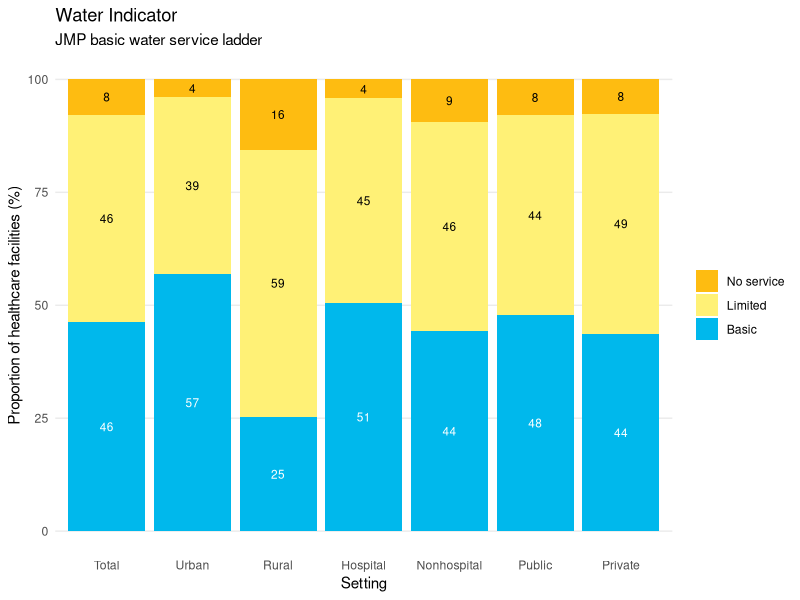
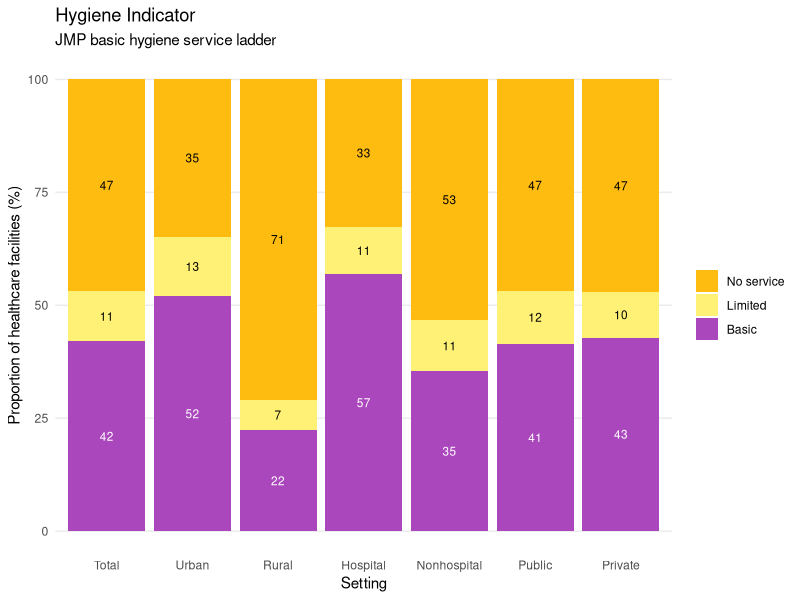

Here is the R script that generated these plots, in order:
## ---- chunk 1

#| label: load-packages
#| warning: false

# import libraries 
library(readr)
library(tidyverse)
library(dplyr)
library(ggthemes)
library(ggplot2)
library(knitr)

# reading file
data <- read_csv(here::here("data/processed/WinHCFs_microdata.csv"))
#glimpse(data)

## ---- chunk 2

total_sample <- data |>
  count()

total_urban <- data |>
  filter(`urban/rural` == "Urban") |>
  count()

total_rural <- data |>
  filter(`urban/rural` == "Rural") |>
  count()

total_hospital <- data |>
  filter(`hospital/non-hospital` == "Hospital") |>
  count()

total_nonhospital <- data |>
  filter(`hospital/non-hospital` == "Non-Hospital") |>
  count()

total_public <- data |>
  filter(`public/private` == "Public") |>
  count()

total_private <- data |>
  filter(`public/private` == "Private") |>
  count()

## ---- chunk 3

# calculating improved water source
GW1 <- data |>
  select(GW1, `urban/rural`, `hospital/non-hospital`, `public/private`)

total_gw1 <- GW1 |>
  count(GW1) |>
  mutate(Total = (n / sum(n))*100) |>
  select(GW1, Total)

urban_gw1 <- GW1 |>
  filter(`urban/rural`== "Urban") |>
  count(GW1) |>
  mutate(Urban = (n / sum(n))*100)|>
  select(GW1, Urban)

rural_gw1 <- GW1 |>
  filter(`urban/rural`== "Rural") |>
  count(GW1) |>
  mutate(Rural = (n / sum(n))*100)|>
  select(GW1, Rural)

hospital_gw1 <- GW1 |>
  filter(`hospital/non-hospital` == "Hospital") |>
  count(GW1) |>
  mutate(Hospital = (n / sum(n))*100)|>
  select(GW1, Hospital)

nonhospital_gw1 <- GW1 |>
  filter(`hospital/non-hospital` == "Non-Hospital") |>
  count(GW1) |>
  mutate(Nonhospital = (n / sum(n))*100)|>
  select(GW1, Nonhospital)

public_gw1 <- GW1 |>
  filter(`public/private` == "Public") |>
  count(GW1) |>
  mutate(Public = (n / sum(n))*100)|>
  select(GW1, Public)

private_gw1 <- GW1 |>
  filter(`public/private` == "Private") |>
  count(GW1) |>
  mutate(Private = (n / sum(n))*100)|>
  select(GW1, Private)

# joining and replace NA with zero 
water_source <- total_gw1 |>
  left_join(urban_gw1) |>
  left_join(rural_gw1) |>
  left_join(hospital_gw1) |>
  left_join(nonhospital_gw1) |>
  left_join(public_gw1) |>
  left_join(private_gw1)

# replacing NA with zero
water_source <- water_source |>
  replace(is.na(water_source), 0)

# calculate improved
improved_water_source <- water_source |>
  filter(GW1 == "Piped Supply Outside the building" |
         GW1 == "Piped Supply inside the building" |
         GW1 == "Protected dug well" |
         GW1 == "Tanker truck" |
         GW1 == "Rainwater"    |
         GW1 == "Tube well/Borehole"
        ) |>
  summarise_at(vars(Total, Urban, Rural, Hospital, Nonhospital, Public, Private), sum)|>
  mutate(Indicator = "Improved water source") |>
  relocate(Indicator, .before = Total)

# calculate no service
no_service_water <- water_source |>
  filter(GW1 == "Don't Know" |
         GW1 == "No water source or patients bring water from home" |
         GW1 == "Other" |
         GW1 == "Unprotected dug well"
        ) |>
  summarise_at(vars(Total, Urban, Rural, Hospital, Nonhospital, Public, Private), sum) |>
  mutate(Indicator = "No service") |>
  relocate(Indicator, .before = Total)

## ---- chunk 4

# calculate on premises
GW2 <- data |>
  select(GW2, `urban/rural`, `hospital/non-hospital`, `public/private`)

total_gw2 <- GW2 |>
  count(GW2) |>
  mutate(Total = (n / sum(n))*100) |>
  select(GW2, Total) |>
  filter(GW2 == "On premises")

urban_gw2 <- GW2 |>
  filter(`urban/rural`== "Urban") |>
  count(GW2) |>
  mutate(Urban = (n / sum(n))*100)|>
  select(GW2, Urban) |>
  filter(GW2 == "On premises")

rural_gw2 <- GW2 |>
  filter(`urban/rural`== "Rural") |>
  count(GW2) |>
  mutate(Rural = (n / sum(n))*100)|>
  select(GW2, Rural)|>
  filter(GW2 == "On premises")

hospital_gw2 <- GW2 |>
  filter(`hospital/non-hospital` == "Hospital") |>
  count(GW2) |>
  mutate(Hospital = (n / sum(n))*100)|>
  select(GW2, Hospital)|>
  filter(GW2 == "On premises")

nonhospital_gw2 <- GW2 |>
  filter(`hospital/non-hospital` == "Non-Hospital") |>
  count(GW2) |>
  mutate(Nonhospital = (n / sum(n))*100)|>
  select(GW2, Nonhospital)|>
  filter(GW2 == "On premises")

public_gw2 <- GW2 |>
  filter(`public/private` == "Public") |>
  count(GW2) |>
  mutate(Public = (n / sum(n))*100)|>
  select(GW2, Public)|>
  filter(GW2 == "On premises")

private_gw2 <- GW2 |>
  filter(`public/private` == "Private") |>
  count(GW2) |>
  mutate(Private = (n / sum(n))*100)|>
  select(GW2, Private)|>
  filter(GW2 == "On premises")

# joining
on_premises <- total_gw2 |>
  left_join(urban_gw2) |>
  left_join(rural_gw2) |>
  left_join(hospital_gw2) |>
  left_join(nonhospital_gw2) |>
  left_join(public_gw2) |>
  left_join(private_gw2) |>
  rename(Indicator = GW2)

## ---- chunk 5

# calculate availability
GW3 <- data |>
  select(GW3, `urban/rural`, `hospital/non-hospital`, `public/private`)

total_gw3 <- GW3 |>
  count(GW3) |>
  mutate(Total = (n / sum(n))*100) |>
  select(GW3, Total) |>
  filter(GW3 == "Yes")

urban_gw3 <- GW3 |>
  filter(`urban/rural`== "Urban") |>
  count(GW3) |>
  mutate(Urban = (n / sum(n))*100)|>
  select(GW3, Urban) |>
  filter(GW3 == "Yes")

rural_gw3 <- GW3 |>
  filter(`urban/rural`== "Rural") |>
  count(GW3) |>
  mutate(Rural = (n / sum(n))*100)|>
  select(GW3, Rural)|>
  filter(GW3 == "Yes")

hospital_gw3 <- GW3 |>
  filter(`hospital/non-hospital` == "Hospital") |>
  count(GW3) |>
  mutate(Hospital = (n / sum(n))*100)|>
  select(GW3, Hospital)|>
  filter(GW3 == "Yes")

nonhospital_gw3 <- GW3 |>
  filter(`hospital/non-hospital` == "Non-Hospital") |>
  count(GW3) |>
  mutate(Nonhospital = (n / sum(n))*100)|>
  select(GW3, Nonhospital)|>
  filter(GW3 == "Yes")

public_gw3 <- GW3 |>
  filter(`public/private` == "Public") |>
  count(GW3) |>
  mutate(Public = (n / sum(n))*100)|>
  select(GW3, Public)|>
  filter(GW3 == "Yes")

private_gw3 <- GW3 |>
  filter(`public/private` == "Private") |>
  count(GW3) |>
  mutate(Private = (n / sum(n))*100)|>
  select(GW3, Private)|>
  filter(GW3 == "Yes")

# joining
available <- total_gw3 |>
  left_join(urban_gw3) |>
  left_join(rural_gw3) |>
  left_join(hospital_gw3) |>
  left_join(nonhospital_gw3) |>
  left_join(public_gw3) |>
  left_join(private_gw3) |>
  mutate(Indicator = "Available",
         GW3= NULL) |>
  relocate(Indicator, .before = Total)

## ---- chunk 6

# calculating improved and available
GW13 <- data |>
  select(GW1, GW3, `urban/rural`, `hospital/non-hospital`, `public/private`)

total_gw13 <- GW13 |>
  filter(GW3 == "Yes") |>
  filter(GW1 == "Piped Supply Outside the building" |
         GW1 == "Piped Supply inside the building" |
         GW1 == "Protected dug well" |
         GW1 == "Tanker truck" |
         GW1 == "Rainwater"    |
         GW1 == "Tube well/Borehole") |>
  count(GW3) |>
  mutate(Total = (n / total_sample)*100) |>
  select(GW3, Total)

urban_gw13 <- GW13 |>
  filter(`urban/rural`== "Urban") |>
  filter(GW3 == "Yes") |>
  filter(GW1 == "Piped Supply Outside the building" |
         GW1 == "Piped Supply inside the building" |
         GW1 == "Protected dug well" |
         GW1 == "Tanker truck" |
         GW1 == "Rainwater"    |
         GW1 == "Tube well/Borehole") |>
  count(GW3) |>
  mutate(Urban = (n / total_urban)*100) |>
  select(GW3, Urban)

rural_gw13 <- GW13 |>
  filter(`urban/rural`== "Rural") |>
  filter(GW3 == "Yes") |>
  filter(GW1 == "Piped Supply Outside the building" |
         GW1 == "Piped Supply inside the building" |
         GW1 == "Protected dug well" |
         GW1 == "Tanker truck" |
         GW1 == "Rainwater"    |
         GW1 == "Tube well/Borehole") |>
  count(GW3) |>
  mutate(Rural = (n / total_rural)*100) |>
  select(GW3, Rural)


hospital_gw13 <- GW13 |>
  filter(`hospital/non-hospital`== "Hospital") |>
  filter(GW3 == "Yes") |>
  filter(GW1 == "Piped Supply Outside the building" |
         GW1 == "Piped Supply inside the building" |
         GW1 == "Protected dug well" |
         GW1 == "Tanker truck" |
         GW1 == "Rainwater"    |
         GW1 == "Tube well/Borehole") |>
  count(GW3) |>
  mutate(Hospital = (n / total_hospital)*100) |>
  select(GW3, Hospital)

nonhospital_gw13 <- GW13 |>
  filter(`hospital/non-hospital`== "Non-Hospital") |>
  filter(GW3 == "Yes") |>
  filter(GW1 == "Piped Supply Outside the building" |
         GW1 == "Piped Supply inside the building" |
         GW1 == "Protected dug well" |
         GW1 == "Tanker truck" |
         GW1 == "Rainwater"    |
         GW1 == "Tube well/Borehole") |>
  count(GW3) |>
  mutate(Nonhospital = (n / total_nonhospital)*100) |>
  select(GW3, Nonhospital)

public_gw13 <- GW13 |>
  filter(`public/private`== "Public") |>
  filter(GW3 == "Yes") |>
  filter(GW1 == "Piped Supply Outside the building" |
         GW1 == "Piped Supply inside the building" |
         GW1 == "Protected dug well" |
         GW1 == "Tanker truck" |
         GW1 == "Rainwater"    |
         GW1 == "Tube well/Borehole") |>
  count(GW3) |>
  mutate(Public = (n / total_public)*100) |>
  select(GW3, Public)

private_gw13 <- GW13 |>
  filter(`public/private`== "Private") |>
  filter(GW3 == "Yes") |>
  filter(GW1 == "Piped Supply Outside the building" |
         GW1 == "Piped Supply inside the building" |
         GW1 == "Protected dug well" |
         GW1 == "Tanker truck" |
         GW1 == "Rainwater"    |
         GW1 == "Tube well/Borehole") |>
  count(GW3) |>
  mutate(Private = (n / total_private)*100) |>
  select(GW3, Private)

# joining
improved_available <- total_gw13 |>
  left_join(urban_gw13) |>
  left_join(rural_gw13) |>
  left_join(hospital_gw13) |>
  left_join(nonhospital_gw13) |>
  left_join(public_gw13) |>
  left_join(private_gw13) |>
  mutate(Indicator = "Improved and available",
         GW3 = NULL,
         Total =  Total$n,
         Urban = Urban$n,
         Rural = Rural$n,
         Hospital = Hospital$n,
         Nonhospital = Nonhospital$n,
         Public = Public$n,
         Private = Private$n) |>
  relocate(Indicator, .before = Total)

## ---- chunk 7

#calculating improved and on premises
GW12 <- data |>
  select(GW1, GW2, `urban/rural`, `hospital/non-hospital`, `public/private`)

total_gw12 <- GW12 |>
  filter(GW2 == "On premises") |>
  filter(GW1 == "Piped Supply Outside the building" |
         GW1 == "Piped Supply inside the building" |
         GW1 == "Protected dug well" |
         GW1 == "Tanker truck" |
         GW1 == "Rainwater"    |
         GW1 == "Tube well/Borehole") |>
  count(GW2) |>
  mutate(Total = (n / total_sample)*100) |>
  select(GW2, Total)

urban_gw12 <- GW12 |>
  filter(`urban/rural`== "Urban") |>
  filter(GW2 == "On premises") |>
  filter(GW1 == "Piped Supply Outside the building" |
         GW1 == "Piped Supply inside the building" |
         GW1 == "Protected dug well" |
         GW1 == "Tanker truck" |
         GW1 == "Rainwater"    |
         GW1 == "Tube well/Borehole") |>
  count(GW2) |>
  mutate(Urban = (n / total_urban)*100) |>
  select(GW2, Urban)

rural_gw12 <- GW12 |>
  filter(`urban/rural`== "Rural") |>
  filter(GW2 == "On premises") |>
  filter(GW1 == "Piped Supply Outside the building" |
         GW1 == "Piped Supply inside the building" |
         GW1 == "Protected dug well" |
         GW1 == "Tanker truck" |
         GW1 == "Rainwater"    |
         GW1 == "Tube well/Borehole") |>
  count(GW2) |>
  mutate(Rural = (n / total_rural)*100) |>
  select(GW2, Rural)

hospital_gw12 <- GW12 |>
  filter(`hospital/non-hospital`== "Hospital") |>
  filter(GW2 == "On premises") |>
  filter(GW1 == "Piped Supply Outside the building" |
         GW1 == "Piped Supply inside the building" |
         GW1 == "Protected dug well" |
         GW1 == "Tanker truck" |
         GW1 == "Rainwater"    |
         GW1 == "Tube well/Borehole") |>
  count(GW2) |>
  mutate(Hospital = (n / total_hospital)*100) |>
  select(GW2, Hospital)

nonhospital_gw12 <- GW12 |>
  filter(`hospital/non-hospital`== "Non-Hospital") |>
  filter(GW2 == "On premises") |>
  filter(GW1 == "Piped Supply Outside the building" |
         GW1 == "Piped Supply inside the building" |
         GW1 == "Protected dug well" |
         GW1 == "Tanker truck" |
         GW1 == "Rainwater"    |
         GW1 == "Tube well/Borehole") |>
  count(GW2) |>
  mutate(Nonhospital = (n / total_nonhospital)*100) |>
  select(GW2, Nonhospital)

public_gw12 <- GW12 |>
  filter(`public/private`== "Public") |>
  filter(GW2 == "On premises") |>
  filter(GW1 == "Piped Supply Outside the building" |
         GW1 == "Piped Supply inside the building" |
         GW1 == "Protected dug well" |
         GW1 == "Tanker truck" |
         GW1 == "Rainwater"    |
         GW1 == "Tube well/Borehole") |>
  count(GW2) |>
  mutate(Public = (n / total_public)*100) |>
  select(GW2, Public)

private_gw12 <- GW12 |>
  filter(`public/private`== "Private") |>
  filter(GW2 == "On premises") |>
  filter(GW1 == "Piped Supply Outside the building" |
         GW1 == "Piped Supply inside the building" |
         GW1 == "Protected dug well" |
         GW1 == "Tanker truck" |
         GW1 == "Rainwater"    |
         GW1 == "Tube well/Borehole") |>
  count(GW2) |>
  mutate(Private = (n / total_private)*100) |>
  select(GW2, Private)

# joining
improved_onpremises <- total_gw12 |>
  left_join(urban_gw12) |>
  left_join(rural_gw12) |>
  left_join(hospital_gw12) |>
  left_join(nonhospital_gw12) |>
  left_join(public_gw12) |>
  left_join(private_gw12) |>
  mutate(Indicator = "Improved and on premises",
         GW2 = NULL,
         Total =  Total$n,
         Urban = Urban$n,
         Rural = Rural$n,
         Hospital = Hospital$n,
         Nonhospital = Nonhospital$n,
         Public = Public$n,
         Private = Private$n) |>
  relocate(Indicator, .before = Total)

## ---- chunk 8

#calculating basic
GW123 <- data |>
  select(GW1, GW2, GW3, `urban/rural`, `hospital/non-hospital`, `public/private`)

basic_total <- GW123 |>
  filter(GW2 == "On premises") |>
  filter(GW3 == "Yes") |>
  filter(GW1 == "Piped Supply Outside the building" |
         GW1 == "Piped Supply inside the building" |
         GW1 == "Protected dug well" |
         GW1 == "Tanker truck" |
         GW1 == "Rainwater"    |
         GW1 == "Tube well/Borehole") |>
  count(GW2) |>
  mutate(Total = (n / total_sample)*100) |>
  select(GW2, Total)

basic_urban <- GW123 |>
  filter(`urban/rural`== "Urban") |>
  filter(GW2 == "On premises") |>
  filter(GW3 == "Yes") |>
  filter(GW1 == "Piped Supply Outside the building" |
         GW1 == "Piped Supply inside the building" |
         GW1 == "Protected dug well" |
         GW1 == "Tanker truck" |
         GW1 == "Rainwater"    |
         GW1 == "Tube well/Borehole") |>
  count(GW2) |>
  mutate(Urban = (n / total_urban)*100) |>
  select(GW2, Urban)

basic_rural <- GW123 |>
  filter(`urban/rural`== "Rural") |>
  filter(GW2 == "On premises") |>
  filter(GW3 == "Yes") |>
  filter(GW1 == "Piped Supply Outside the building" |
         GW1 == "Piped Supply inside the building" |
         GW1 == "Protected dug well" |
         GW1 == "Tanker truck" |
         GW1 == "Rainwater"    |
         GW1 == "Tube well/Borehole") |>
  count(GW2) |>
  mutate(Rural = (n / total_rural)*100) |>
  select(GW2, Rural)

basic_hospital <- GW123 |>
  filter(`hospital/non-hospital`== "Hospital") |>
  filter(GW2 == "On premises") |>
  filter(GW3 == "Yes") |>
  filter(GW1 == "Piped Supply Outside the building" |
         GW1 == "Piped Supply inside the building" |
         GW1 == "Protected dug well" |
         GW1 == "Tanker truck" |
         GW1 == "Rainwater"    |
         GW1 == "Tube well/Borehole") |>
  count(GW2) |>
  mutate(Hospital = (n / total_hospital)*100) |>
  select(GW2, Hospital)

basic_nonhospital <- GW123 |>
  filter(`hospital/non-hospital`== "Non-Hospital") |>
  filter(GW2 == "On premises") |>
  filter(GW3 == "Yes") |>
  filter(GW1 == "Piped Supply Outside the building" |
         GW1 == "Piped Supply inside the building" |
         GW1 == "Protected dug well" |
         GW1 == "Tanker truck" |
         GW1 == "Rainwater"    |
         GW1 == "Tube well/Borehole") |>
  count(GW2) |>
  mutate(Nonhospital = (n / total_nonhospital)*100) |>
  select(GW2, Nonhospital)

basic_public <- GW123 |>
  filter(`public/private`== "Public") |>
  filter(GW2 == "On premises") |>
  filter(GW3 == "Yes") |>
  filter(GW1 == "Piped Supply Outside the building" |
         GW1 == "Piped Supply inside the building" |
         GW1 == "Protected dug well" |
         GW1 == "Tanker truck" |
         GW1 == "Rainwater"    |
         GW1 == "Tube well/Borehole") |>
  count(GW2) |>
  mutate(Public = (n / total_public)*100) |>
  select(GW2, Public)

basic_private <- GW123 |>
  filter(`public/private`== "Private") |>
  filter(GW2 == "On premises") |>
  filter(GW3 == "Yes") |>
  filter(GW1 == "Piped Supply Outside the building" |
         GW1 == "Piped Supply inside the building" |
         GW1 == "Protected dug well" |
         GW1 == "Tanker truck" |
         GW1 == "Rainwater"    |
         GW1 == "Tube well/Borehole") |>
  count(GW2) |>
  mutate(Private = (n / total_private)*100) |>
  select(GW2, Private)

# joining
basic_water <- basic_total |>
  left_join(basic_urban) |>
  left_join(basic_rural) |>
  left_join(basic_hospital) |>
  left_join(basic_nonhospital) |>
  left_join(basic_public) |>
  left_join(basic_private) |>
  mutate(Indicator = "Basic",
         GW2 = NULL,
         Total =  Total$n,
         Urban = Urban$n,
         Rural = Rural$n,
         Hospital = Hospital$n,
         Nonhospital = Nonhospital$n,
         Public = Public$n,
         Private = Private$n) |>
  relocate(Indicator, .before = Total)

# calculating limited
limited_water <- tibble(
  Total = 100 - (basic_water[2] + no_service_water[2]),
  Urban = 100 - (basic_water[3] + no_service_water[3]),
  Rural = 100 - (basic_water[4] + no_service_water[4]),
  Hospital = 100 - (basic_water[5] + no_service_water[5]),
  Nonhospital = 100 - (basic_water[6] + no_service_water[6]),
  Public = 100 - (basic_water[7] + no_service_water[7]),
  Private = 100 - (basic_water[8] + no_service_water[8])) |>
  mutate(Indicator = "Limited",
         Total =  Total$Total,
         Urban = Urban$Urban,
         Rural = Rural$Rural,
         Hospital = Hospital$Hospital,
         Nonhospital = Nonhospital$Nonhospital,
         Public = Public$Public,
         Private = Private$Private) |>
  relocate(Indicator, .before = Total)

## ---- chunk 9

# calculating handwashing facilities with water and soap at points of care
GH1 <- data |>
  select(GH1, `urban/rural`, `hospital/non-hospital`, `public/private`) |>
  filter(GH1 == "Yes")

total_gh1 <- GH1 |>
  count(GH1) |>
  mutate(Total = (n / total_sample)*100) |>
  select(GH1, Total)

urban_gh1 <- GH1 |>
  filter(`urban/rural`== "Urban") |>
  count(GH1) |>
  mutate(Urban = (n / total_urban)*100)|>
  select(GH1, Urban)

rural_gh1 <- GH1 |>
  filter(`urban/rural`== "Rural") |>
  count(GH1) |>
  mutate(Rural = (n / total_rural)*100)|>
  select(GH1, Rural)

hospital_gh1 <- GH1 |>
  filter(`hospital/non-hospital` == "Hospital") |>
  count(GH1) |>
  mutate(Hospital = (n / total_hospital)*100)|>
  select(GH1, Hospital)

nonhospital_gh1 <- GH1 |>
  filter(`hospital/non-hospital` == "Non-Hospital") |>
  count(GH1) |>
  mutate(Nonhospital = (n / total_nonhospital)*100)|>
  select(GH1, Nonhospital)

public_gh1 <- GH1 |>
  filter(`public/private` == "Public") |>
  count(GH1) |>
  mutate(Public = (n / total_public)*100)|>
  select(GH1, Public)

private_gh1 <- GH1 |>
  filter(`public/private` == "Private") |>
  count(GH1) |>
  mutate(Private = (n / total_private)*100)|>
  select(GH1, Private)

# joining and replace NA with zero 
pointsofcare <- total_gh1 |>
  left_join(urban_gh1) |>
  left_join(rural_gh1) |>
  left_join(hospital_gh1) |>
  left_join(nonhospital_gh1) |>
  left_join(public_gh1) |>
  left_join(private_gh1) |>
  mutate(Indicator = "Handwashing facilities with water and soap at points of care",
         GH1 = NULL,
         Total =  Total$n,
         Urban = Urban$n,
         Rural = Rural$n,
         Hospital = Hospital$n,
         Nonhospital = Nonhospital$n,
         Public = Public$n,
         Private = Private$n) |>
  relocate(Indicator, .before = Total)

## ---- chunk 10

# calculating handwashing facilities within 5 metres of toilets
GH2 <- data |>
  select(GH2, `urban/rural`, `hospital/non-hospital`, `public/private`)

total_gh2 <- GH2 |>
  filter(GH2 == "Yes" |
         GH2 == "No, there are handwashing facilities near the toilets but lacking soap and /or water") |>
  count(GH2) |>
  summarise_at(vars(n), sum) |>
  mutate(GH2 = "Yes",
         Total = (n / total_sample) * 100,
         n = NULL)

urban_gh2 <- GH2 |>
  filter(`urban/rural`== "Urban",
         GH2 == "Yes" |
         GH2 == "No, there are handwashing facilities near the toilets but lacking soap and /or water") |>
  count(GH2) |>
  summarise_at(vars(n), sum) |>
  mutate(GH2 = "Yes",
         Urban = (n / total_urban) * 100,
         n = NULL)

rural_gh2 <- GH2 |>
  filter(`urban/rural`== "Rural",
         GH2 == "Yes" |
         GH2 == "No, there are handwashing facilities near the toilets but lacking soap and /or water") |>
  count(GH2) |>
  summarise_at(vars(n), sum) |>
  mutate(GH2 = "Yes",
         Rural = (n / total_rural) * 100,
         n = NULL)

hospital_gh2 <- GH2 |>
  filter(`hospital/non-hospital` == "Hospital",
         GH2 == "Yes" |
         GH2 == "No, there are handwashing facilities near the toilets but lacking soap and /or water") |>
  count(GH2) |>
  summarise_at(vars(n), sum) |>
  mutate(GH2 = "Yes",
         Hospital = (n / total_hospital) * 100,
         n = NULL)

nonhospital_gh2 <- GH2 |>
  filter(`hospital/non-hospital` == "Non-Hospital",
         GH2 == "Yes" |
         GH2 == "No, there are handwashing facilities near the toilets but lacking soap and /or water") |>
  count(GH2) |>
  summarise_at(vars(n), sum) |>
  mutate(GH2 = "Yes",
         Nonhospital = (n / total_nonhospital) * 100,
         n = NULL)

public_gh2 <- GH2 |>
  filter(`public/private` == "Public",
         GH2 == "Yes" |
         GH2 == "No, there are handwashing facilities near the toilets but lacking soap and /or water") |>
  count(GH2) |>
  summarise_at(vars(n), sum) |>
  mutate(GH2 = "Yes",
         Public = (n / total_public) * 100,
         n = NULL)

private_gh2 <- GH2 |>
  filter(`public/private` == "Private",
         GH2 == "Yes" |
         GH2 == "No, there are handwashing facilities near the toilets but lacking soap and /or water") |>
  count(GH2) |>
  summarise_at(vars(n), sum) |>
  mutate(GH2 = "Yes",
         Private = (n / total_private) * 100,
         n = NULL)

# joining
toilets <- total_gh2 |>
  left_join(urban_gh2) |>
  left_join(rural_gh2) |>
  left_join(hospital_gh2) |>
  left_join(nonhospital_gh2) |>
  left_join(public_gh2) |>
  left_join(private_gh2) |>
  mutate(Indicator = "Handwashing facilities within 5 metres of toilets",
         GH2 = NULL,
         Total =  Total$n,
         Urban = Urban$n,
         Rural = Rural$n,
         Hospital = Hospital$n,
         Nonhospital = Nonhospital$n,
         Public = Public$n,
         Private = Private$n) |>
  relocate(Indicator, .before = Total)

# calculating handwashing facilities within 5 metres of toilets with water and soap
GH2_fun <- data |>
  select(GH2, `urban/rural`, `hospital/non-hospital`, `public/private`) |>
  filter(GH2 == "Yes")

total_gh2_fun <- GH2_fun |>
  count(GH2) |>
  mutate(Total = (n / total_sample)*100) |>
  select(GH2, Total)

urban_gh2_fun <- GH2_fun |>
  filter(`urban/rural`== "Urban") |>
  count(GH2) |>
  mutate(Urban = (n / total_urban)*100)|>
  select(GH2, Urban)

rural_gh2_fun <- GH2_fun |>
  filter(`urban/rural`== "Rural") |>
  count(GH2) |>
  mutate(Rural = (n / total_rural)*100)|>
  select(GH2, Rural)

hospital_gh2_fun <- GH2_fun |>
  filter(`hospital/non-hospital` == "Hospital") |>
  count(GH2) |>
  mutate(Hospital = (n / total_hospital)*100)|>
  select(GH2, Hospital)

nonhospital_gh2_fun <- GH2_fun |>
  filter(`hospital/non-hospital` == "Non-Hospital") |>
  count(GH2) |>
  mutate(Nonhospital = (n / total_nonhospital)*100)|>
  select(GH2, Nonhospital)

public_gh2_fun <- GH2_fun |>
  filter(`public/private` == "Public") |>
  count(GH2) |>
  mutate(Public = (n / total_public)*100)|>
  select(GH2, Public)

private_gh2_fun <- GH2_fun |>
  filter(`public/private` == "Private") |>
  count(GH2) |>
  mutate(Private = (n / total_private)*100)|>
  select(GH2, Private)

# joining
toilets_fun <- total_gh2_fun |>
  left_join(urban_gh2_fun) |>
  left_join(rural_gh2_fun) |>
  left_join(hospital_gh2_fun) |>
  left_join(nonhospital_gh2_fun) |>
  left_join(public_gh2_fun) |>
  left_join(private_gh2_fun) |>
  mutate(Indicator = "Handwashing facilities within 5 metres of toilets with water and soap",
         GH2 = NULL,
         Total =  Total$n,
         Urban = Urban$n,
         Rural = Rural$n,
         Hospital = Hospital$n,
         Nonhospital = Nonhospital$n,
         Public = Public$n,
         Private = Private$n) |>
  relocate(Indicator, .before = Total)

## ---- chunk 11

# calculating basic
GH12 <- data |>
  select(GH1, GH2, `urban/rural`, `hospital/non-hospital`, `public/private`) |>
  filter(GH1 == "Yes" &
         GH2 == "Yes")

total_gh12 <- GH12 |>
  count(GH2) |>
  mutate(Total = (n / total_sample)*100) |>
  select(GH2, Total)

urban_gh12 <- GH12 |>
  filter(`urban/rural`== "Urban") |>
  count(GH2) |>
  mutate(Urban = (n / total_urban)*100)|>
  select(GH2, Urban)

rural_gh12 <- GH12 |>
  filter(`urban/rural`== "Rural") |>
  count(GH2) |>
  mutate(Rural = (n / total_rural)*100)|>
  select(GH2, Rural)

hospital_gh12 <- GH12 |>
  filter(`hospital/non-hospital` == "Hospital") |>
  count(GH2) |>
  mutate(Hospital = (n / total_hospital)*100)|>
  select(GH2, Hospital)

nonhospital_gh12 <- GH12 |>
  filter(`hospital/non-hospital` == "Non-Hospital") |>
  count(GH2) |>
  mutate(Nonhospital = (n / total_nonhospital)*100)|>
  select(GH2, Nonhospital)

public_gh12 <- GH12 |>
  filter(`public/private` == "Public") |>
  count(GH2) |>
  mutate(Public = (n / total_public)*100)|>
  select(GH2, Public)

private_gh12 <- GH12 |>
  filter(`public/private` == "Private") |>
  count(GH2) |>
  mutate(Private = (n / total_private)*100)|>
  select(GH2, Private)

# joining
basic_hygiene <- total_gh12 |>
  left_join(urban_gh12) |>
  left_join(rural_gh12) |>
  left_join(hospital_gh12) |>
  left_join(nonhospital_gh12) |>
  left_join(public_gh12) |>
  left_join(private_gh12) |>
  mutate(Indicator = "Basic",
         GH2 = NULL,
         Total =  Total$n,
         Urban = Urban$n,
         Rural = Rural$n,
         Hospital = Hospital$n,
         Nonhospital = Nonhospital$n,
         Public = Public$n,
         Private = Private$n) |>
  relocate(Indicator, .before = Total)

# calculating no serivce
GH12_no <- data |>
  select(GH1, GH2, `urban/rural`, `hospital/non-hospital`, `public/private`)

total_gh12_no <- GH12_no |>
  filter(GH1 != "Yes" &
         GH2 != "Yes") |>
  count(GH2) |>
  summarise_at(vars(n), sum) |>
  mutate(GH2 = "Yes",
         Total = (n / total_sample) * 100,
         n = NULL)

urban_gh12_no <- GH12_no |>
  filter(`urban/rural`== "Urban") |>
  filter(GH1 != "Yes" &
         GH2 != "Yes") |>
  count(GH2) |>
  summarise_at(vars(n), sum) |>
  mutate(GH2 = "Yes",
         Urban = (n / total_urban) * 100,
         n = NULL)

rural_gh12_no <- GH12_no |>
  filter(`urban/rural`== "Rural") |>
  filter(GH1 != "Yes" &
         GH2 != "Yes") |>
  count(GH2) |>
  summarise_at(vars(n), sum) |>
  mutate(GH2 = "Yes",
         Rural = (n / total_rural) * 100,
         n = NULL)

hospital_gh12_no <- GH12_no |>
  filter(`hospital/non-hospital` == "Hospital") |>
  filter(GH1 != "Yes" &
         GH2 != "Yes") |>
  count(GH2) |>
  summarise_at(vars(n), sum) |>
  mutate(GH2 = "Yes",
         Hospital = (n / total_hospital) * 100,
         n = NULL)

nonhospital_gh12_no <- GH12_no |>
  filter(`hospital/non-hospital` == "Non-Hospital") |>
  filter(GH1 != "Yes" &
         GH2 != "Yes") |>
  count(GH2) |>
  summarise_at(vars(n), sum) |>
  mutate(GH2 = "Yes",
         Nonhospital = (n / total_nonhospital) * 100,
         n = NULL)

public_gh12_no <- GH12_no |>
  filter(`public/private` == "Public") |>
  filter(GH1 != "Yes" &
         GH2 != "Yes") |>
  count(GH2) |>
  summarise_at(vars(n), sum) |>
  mutate(GH2 = "Yes",
         Public = (n / total_public) * 100,
         n = NULL)

private_gh12_no <- GH12_no |>
  filter(`public/private` == "Private") |>
  filter(GH1 != "Yes" &
         GH2 != "Yes") |>
  count(GH2) |>
  summarise_at(vars(n), sum) |>
  mutate(GH2 = "Yes",
         Private = (n / total_private) * 100,
         n = NULL)

# joining
no_service_hygiene <- total_gh12_no |>
  left_join(urban_gh12_no) |>
  left_join(rural_gh12_no) |>
  left_join(hospital_gh12_no) |>
  left_join(nonhospital_gh12_no) |>
  left_join(public_gh12_no) |>
  left_join(private_gh12_no) |>
  mutate(Indicator = "No service",
         GH2 = NULL,
         Total =  Total$n,
         Urban = Urban$n,
         Rural = Rural$n,
         Hospital = Hospital$n,
         Nonhospital = Nonhospital$n,
         Public = Public$n,
         Private = Private$n) |>
  relocate(Indicator, .before = Total)

# calculating limited
limited_hygiene <- tibble(
  Total = 100 - (basic_hygiene[2] + no_service_hygiene[2]),
  Urban = 100 - (basic_hygiene[3] + no_service_hygiene[3]),
  Rural = 100 - (basic_hygiene[4] + no_service_hygiene[4]),
  Hospital = 100 - (basic_hygiene[5] + no_service_hygiene[5]),
  Nonhospital = 100 - (basic_hygiene[6] + no_service_hygiene[6]),
  Public = 100 - (basic_hygiene[7] + no_service_hygiene[7]),
  Private = 100 - (basic_hygiene[8] + no_service_hygiene[8])) |>
  mutate(Indicator = "Limited",
         Total =  Total$Total,
         Urban = Urban$Urban,
         Rural = Rural$Rural,
         Hospital = Hospital$Hospital,
         Nonhospital = Nonhospital$Nonhospital,
         Public = Public$Public,
         Private = Private$Private) |>
  relocate(Indicator, .before = Total)

## ---- chunk 12
#| label: tbl-water
#| tbl-cap: Water indicators

improved_water_source |>
  full_join(on_premises) |>
  full_join(available) |>
  full_join(improved_available) |>
  full_join(improved_onpremises) |>
  full_join(basic_water) |>
  full_join(limited_water) |>
  full_join(no_service_water) |>
  kable(digits = 1)

## ---- chunk 13
#| label: tbl-hygiene
#| tbl-cap: Hygiene indicators

pointsofcare |>
  full_join(toilets) |>
  full_join(toilets_fun) |>
  full_join(basic_hygiene) |>
  full_join(limited_hygiene) |>
  full_join(no_service_hygiene) |>
  kable(digits = 1)

## ---- chunk 14
#| label: fig-water
#| fig-cap: Basic water ladder

# create object
basic_water_ladder <-
  (basic_water) |>
  full_join(limited_water) |>
  full_join(no_service_water)

# pivot
basic_water_ladder <-
  basic_water_ladder |>
  pivot_longer(cols = Total:Private,
             names_to = "Setting",
             values_to = "Percent")

# reorder indicators
basic_water_ladder$Indicator <- factor(basic_water_ladder$Indicator, levels = c("No service", "Limited", "Basic"))

# reorder settings
basic_water_ladder$Setting <- factor(basic_water_ladder$Setting, levels = c("Total", "Urban", "Rural", "Hospital", "Nonhospital", "Public", "Private"))

# Assigning white for basic in geom_text
basic_water_ladder <- basic_water_ladder |>
  mutate(Color = case_when(
    Indicator == "Basic" ~ "white",
    .default = "black"))

# plot water ladders
ggplot(data = basic_water_ladder,
       mapping = aes(x = Setting,
                     y = Percent,
                     fill = Indicator)) +
  geom_col() +
  geom_text(aes(label = round(Percent, 0)),
            position = position_stack(vjust = 0.5),
            size = 3,
            color = basic_water_ladder$Color) +
  theme_minimal() +
  labs(title = "Water Indicator",
       subtitle = "JMP basic water service ladder",
       x = "Setting",
       y = "Proportion of healthcare facilities (%)") +
  scale_fill_manual(
    values = c("No service" = "#FEBC11", "Limited" = "#FFF176", "Basic" = "#00B8EC"),
    breaks = c("No service", "Limited","Basic")) +
  guides(fill = guide_legend(title = NULL)) +
  theme(panel.grid.minor.y = element_blank(),
        panel.grid.major.x = element_blank())

## ---- chunk 15
#| label: fig-hygiene
#| fig-cap: Basic hygiene ladder

# create object
basic_hygiene_ladder <-
  (basic_hygiene) |>
  full_join(limited_hygiene) |>
  full_join(no_service_hygiene)

# pivot
basic_hygiene_ladder <-
  basic_hygiene_ladder |>
  pivot_longer(cols = Total:Private,
             names_to = "Setting",
             values_to = "Percent")

# reorder indicators
basic_hygiene_ladder$Indicator <- factor(basic_hygiene_ladder$Indicator, levels = c("No service", "Limited", "Basic"))

# reorder settings
basic_hygiene_ladder$Setting <- factor(basic_hygiene_ladder$Setting, levels = c("Total", "Urban", "Rural", "Hospital", "Nonhospital", "Public", "Private"))

# Assigning white for basic in geom_text
basic_hygiene_ladder <- basic_hygiene_ladder |>
  mutate(Color = case_when(
    Indicator == "Basic" ~ "white",
    .default = "black"))

# plot hygiene ladders
ggplot(data = basic_hygiene_ladder,
       mapping = aes(x = Setting,
                     y = Percent,
                     fill = Indicator)) +
  geom_col() +
  geom_text(aes(label = round(Percent, 0)),
            position = position_stack(vjust = 0.5),
            size = 3,
            color = basic_hygiene_ladder$Color) +
  theme_minimal() +
  labs(title = "Hygiene Indicator",
       subtitle = "JMP basic hygiene service ladder",
       x = "Setting",
       y = "Proportion of healthcare facilities (%)") +
  scale_fill_manual(
    values = c("No service" = "#FEBC11", "Limited" = "#FFF176", "Basic" = "#AB47BC"),
    breaks = c("No service", "Limited","Basic")) +
  guides(fill = guide_legend(title = NULL)) +
  theme(panel.grid.minor.y = element_blank(),
        panel.grid.major.x = element_blank())
